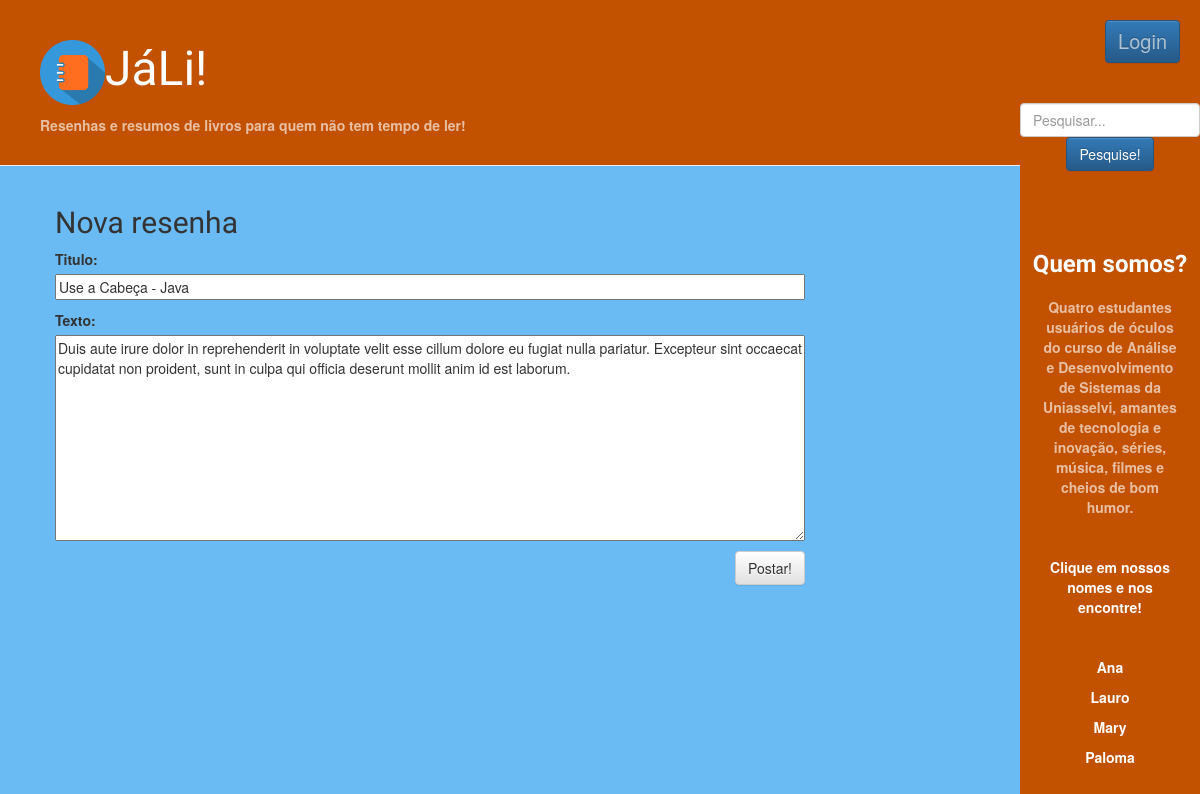
The app's page /resenha/2/editar/ with its own data.
### home/models.py (models this page shows, shortened)
class Resenha(models.Model):
    autor = models.ForeignKey(settings.AUTH_USER_MODEL, on_delete=models.CASCADE)
    titulo = models.CharField(max_length=200)
    texto = models.TextField()
    data_criacao = models.DateTimeField(default=timezone.now)
    data_publicacao = models.DateTimeField(blank=True, null=True)

### home/views.py (the view)
# urls.py: path('resenha/<int:pk>/editar/', views.editar_resenha, name='editar_resenha'),
def editar_resenha(request, pk):
     resenha = get_object_or_404(Resenha, pk=pk)
     if request.method == "POST":
         form = ResenhaForm(request.POST, instance=resenha)
         if form.is_valid():
             resenha = form.save(commit=False)
             resenha.autor = request.user
             resenha.data_publicacao = timezone.now()
             resenha.save()
             return redirect('detalhe_resenha', pk=resenha.pk)
     else:
         form = ResenhaForm(instance=resenha)
     return render(request, 'home/nova_resenha.html', {'form': form})

### home/forms.py
class ResenhaForm(forms.ModelForm):
    class Meta:
        model = Resenha
        fields = ('titulo', 'texto',)

### home/templates/home/nova_resenha.html
{% extends 'home/base.html' %}
{% block content %}
    <h2>Nova resenha</h2>
    <form method="POST" class="resenha-form">{% csrf_token %}
        {{ form.as_p }}
        <button type="submit" class="save btn btn-default">Postar!</button>
    </form>
{% endblock %}

### home/static/css/home.css (style rules this page uses)
.page-header ul, li, button, a { color: #ffffffa2; }
.page-header ul, li, button, a:hover { color: #ffffff; font-weight: bold; }
body { background-color: rgb(106, 186, 243); }
.aside a, input { align-items: center; }
h1, h2, h3, h4 { font-family: 'Lobster', cursive; }
.save { float: right; }
.resenha-form textarea, .resenha-form input { width: 100%; }

### records on screen
Resenha: titulo "Use a Cabeça - Java", texto "Duis aute irure dolor in reprehenderit in voluptate velit esse cillum dolore eu fugiat nulla pariatur. Excepteur sint occaecat cupidatat non proident, sunt in culpa qui officia deserunt mollit anim id est laborum."
